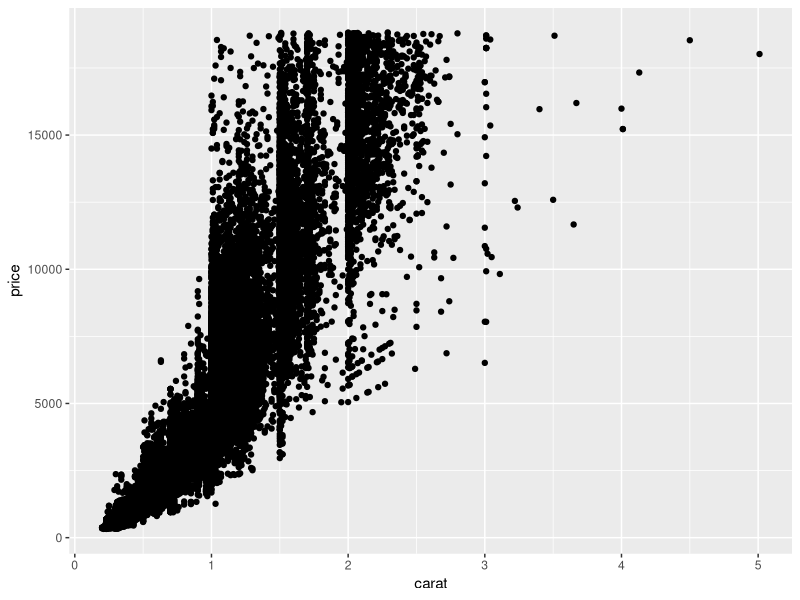
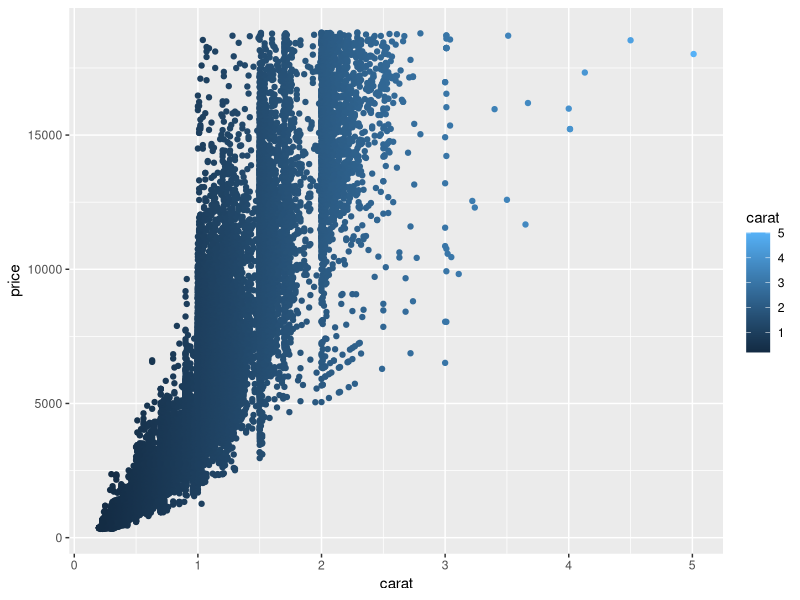
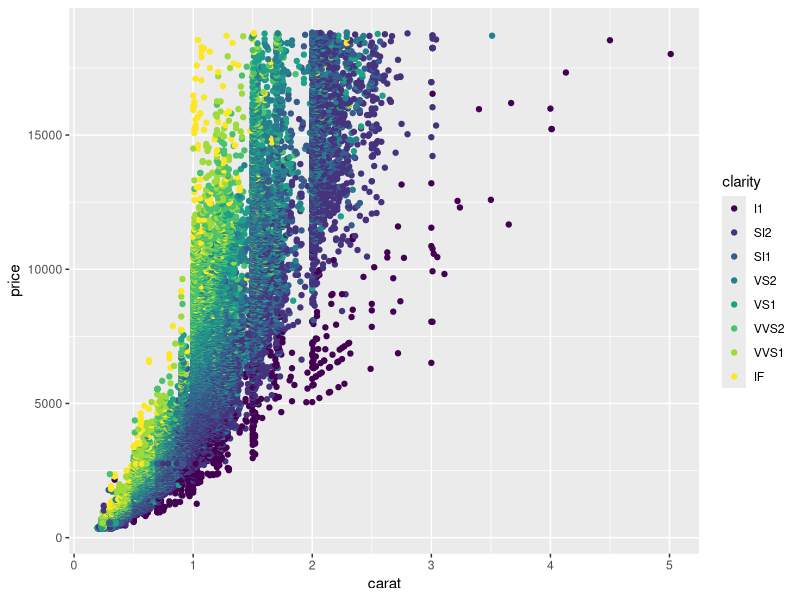
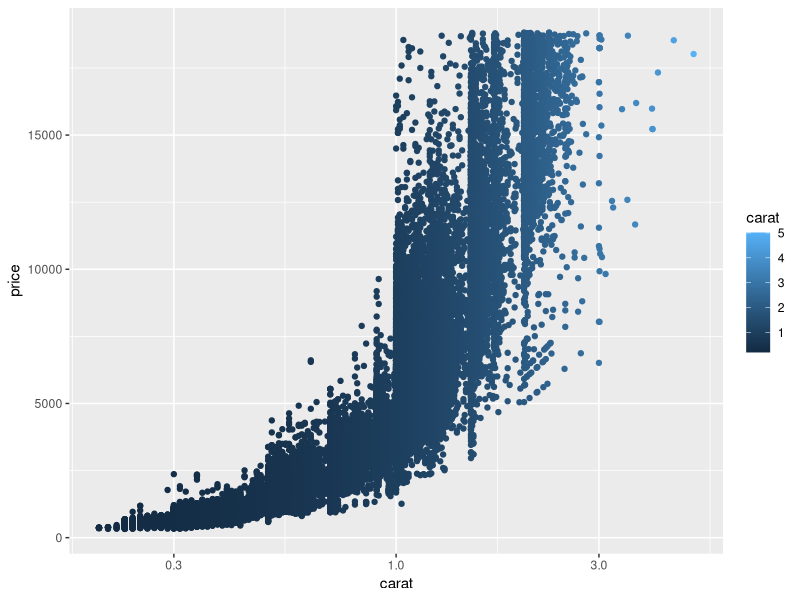
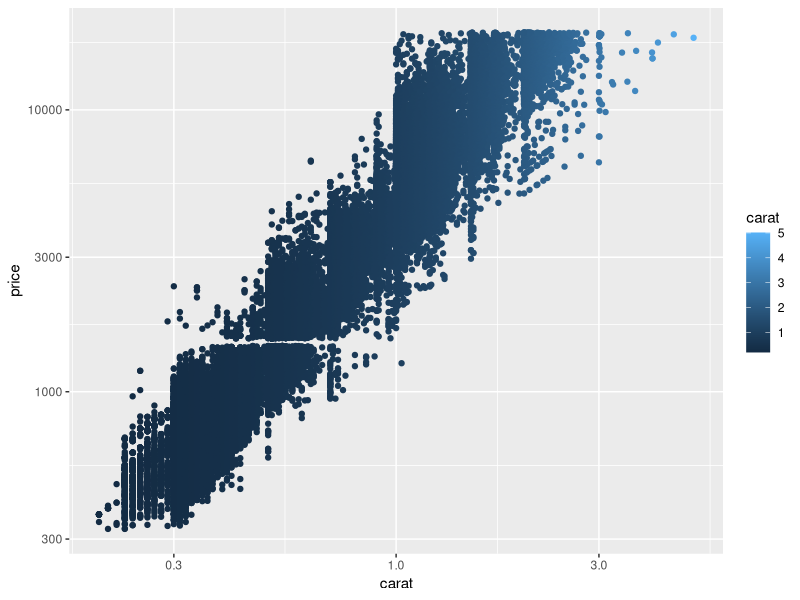
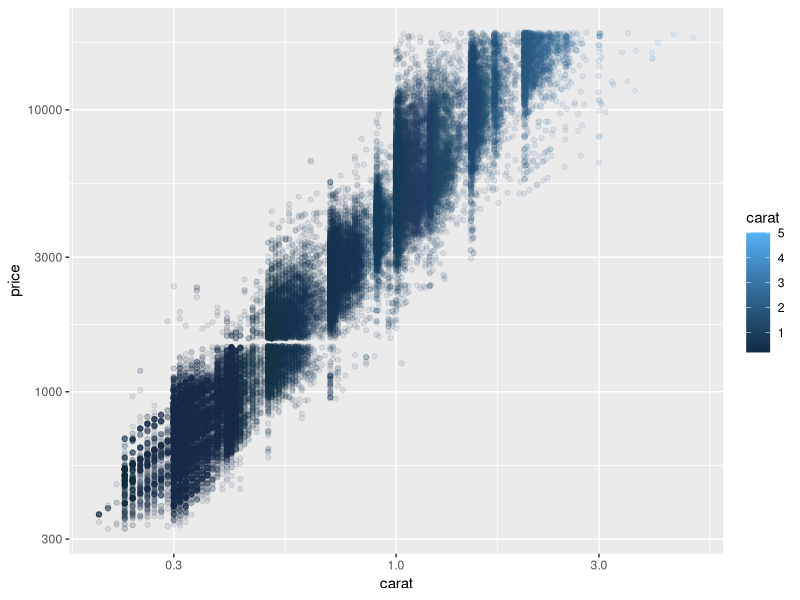
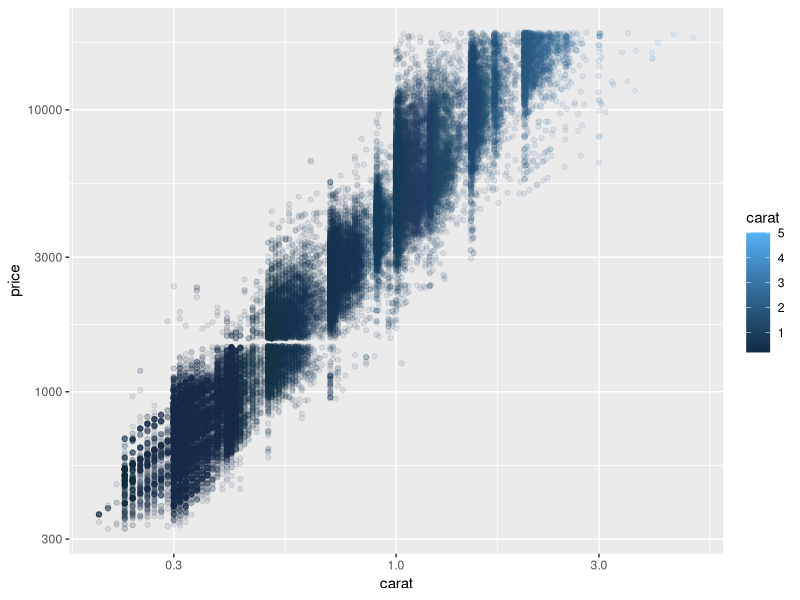
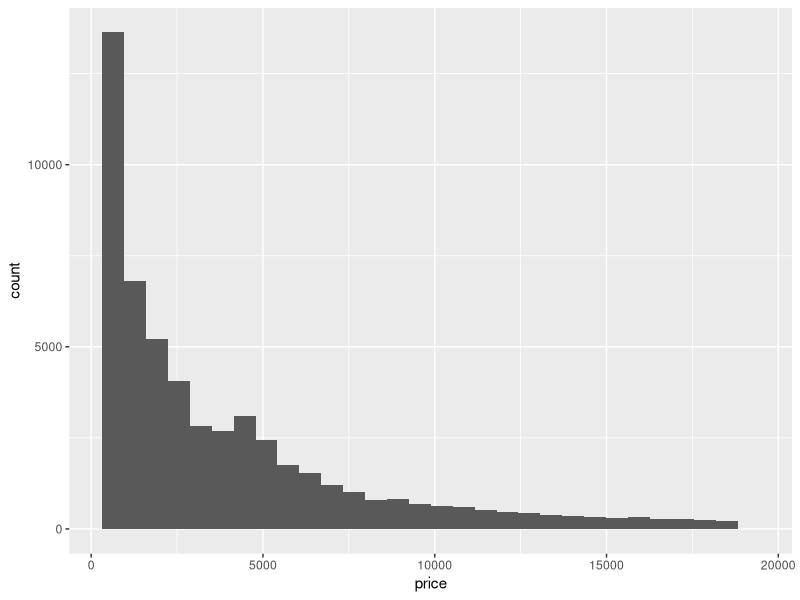

These charts were generated, in order, by the following R code:
## ---- chunk 1
rm(list = ls())
library("ggplot2")

dim(diamonds)
head(diamonds)

d <- ggplot(diamonds, aes(x = carat, y = price))
#since we didn't supply any layers, the plot is stored as a ggplot object
d + geom_point()
d + geom_point(aes(colour = carat))
d + geom_point(aes(colour = clarity)) 

#looks like there's a log-log relationship
d + geom_point(aes(colour = carat))+
  scale_x_log10()

d + geom_point(aes(colour = carat))+
  scale_x_log10()+
  scale_y_log10()

#Everything can be changed, for instance you can fiddle with transparency

d + geom_point(aes(colour = carat), alpha = 0.1)+
  scale_x_log10()+
  scale_y_log10()

#Or add a smoother

d + geom_point(aes(colour = carat), alpha = 0.1)+
  scale_x_log10()+
  scale_y_log10()


## ---- chunk 2

p<- ggplot(diamonds, aes(x = price))
p + geom_histogram()
p + geom_histogram(binwidth = 30)
p + geom_density() #same mapping (price to x, count to y, but with a density curve)

#You can do 2d histograms as well
ggplot(diamonds, aes(x = price, y = carat)) + geom_bin2d(binwidth = c(100, 0.1))

#or add a smoother

ggplot(mtcars, aes(x = hp, y = mpg))+
  geom_point()+
  stat_smooth()

## ---- chunk 3

a<- ggplot(mtcars, aes(x = mpg, y = hp))
a + geom_point(aes(colour = cyl))
a + geom_point(aes(size = cyl))

## ---- chunk 4

ggplot(diamonds, aes(x = price))+ geom_histogram()+
  facet_wrap(~color, scales = "free_x")

## ---- chunk 5
a<- ggplot(mtcars, aes(x = mpg, y = hp))
a + geom_point(aes(size = cyl))+ 
  theme_bw()
a + geom_point(aes(size = cyl))+
  theme(axis.ticks = element_line(size = 3, colour = "purple"))

